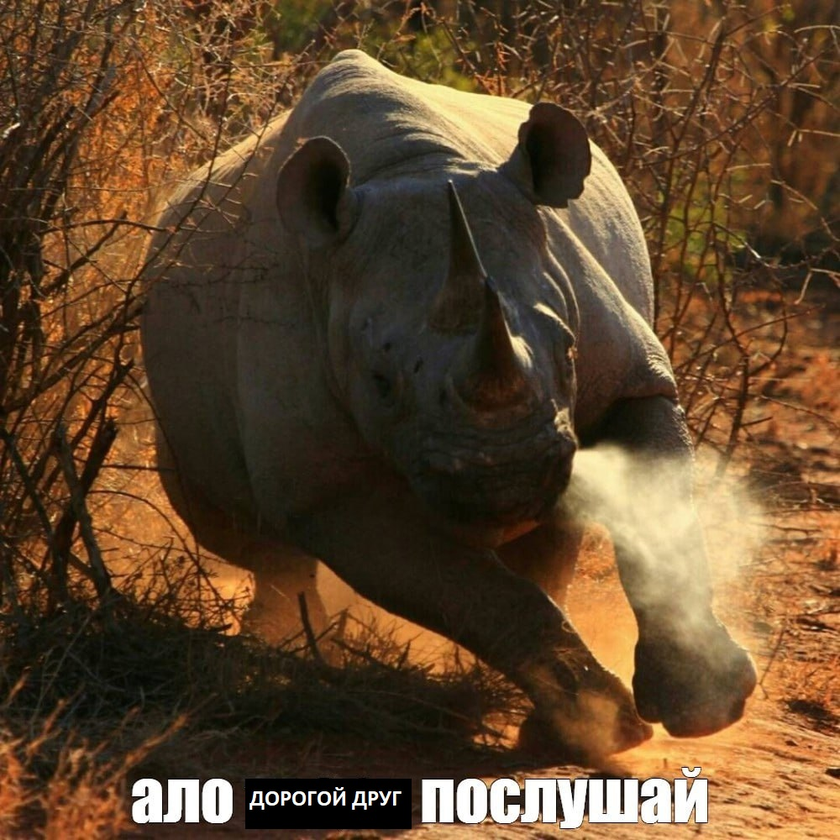
#> input picture Papper_And_Salt/tEST.bmp, 840 x 840 px, shrunk from 1000 x 1000 before the run
$ python SaP.py
#> lines starting #> are read from the running program, lines starting #| are printed output that depends on the picture
from numba import cuda
import numpy as np
import cv2
import time
import math

def add_salt_and_pepper_noise(image, salt_prob, pepper_prob):
    """Добавляет шум соли и перца к изображению."""
    noisy_image = np.copy(image)
    total_pixels = image.size

    # Добавляем соль
    num_salt = np.ceil(salt_prob * total_pixels).astype(int)
    coords = [np.random.randint(0, i - 1, num_salt) for i in image.shape]
    noisy_image[coords[0], coords[1]] = 255  # Соль - белые пиксели

    # Добавляем перец
    num_pepper = np.ceil(pepper_prob * total_pixels).astype(int)
    coords = [np.random.randint(0, i - 1, num_pepper) for i in image.shape]
    noisy_image[coords[0], coords[1]] = 0  # Перец - черные пиксели

    return noisy_image

# [58 lines left out: functions mf_kernel, mf_gpu, not called in this run]

def save_image(image, filename):
    """Сохраняет изображение в файл."""
    # Преобразуем изображение в формат uint8
    image = np.clip(image, 0, 255).astype(np.uint8)
    cv2.imwrite(filename, image)

# Запрос пути к файлу у пользователя
file_path = input("путь к изображению: ")
#> the answer given: tEST.bmp

# Запрос у пользователя, хочет ли он зашумить изображение
choice = input("Введите 1 для зашумления изображения или 0 для выбора зашумленного файла: ")
#> the answer given: 1

if choice == '1':
    # Загружаем изображение
    src_image = cv2.imread(file_path, cv2.IMREAD_GRAYSCALE)
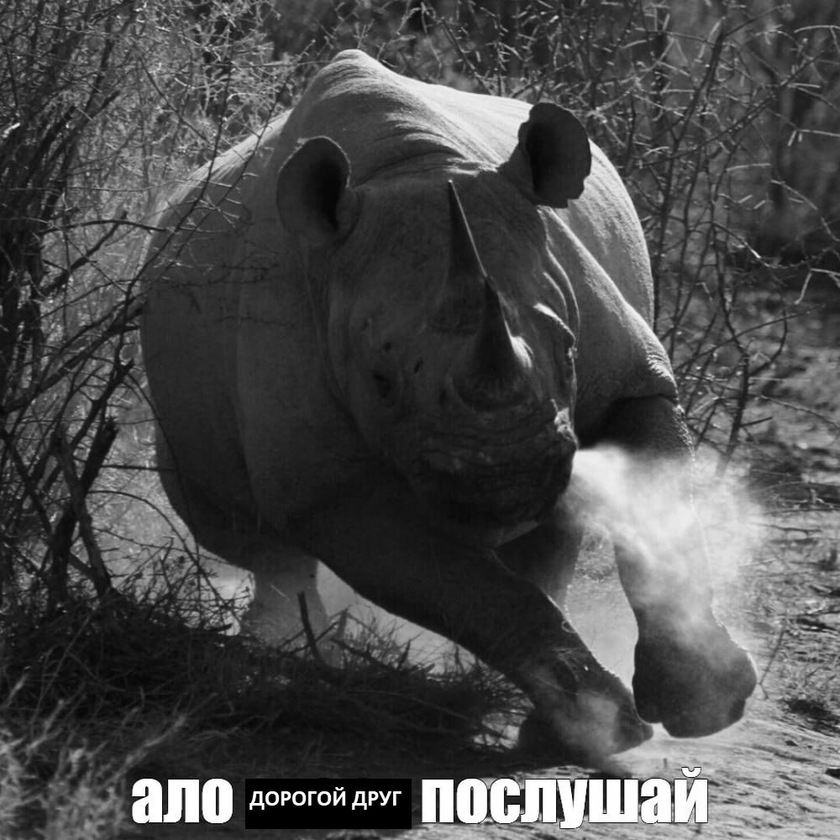
#> src_image: shape (840, 840); min 0, max 255, mean 75.5

    # Проверка на успешную загрузку изображения
    if src_image is None:
        print(f"Ошибка: Не удалось загрузить изображение из файла '{file_path}'. Проверьте путь и формат файла.")
    else:
        # Добавляем шум
        noisy_image = add_salt_and_pepper_noise(src_image, salt_prob=0.05, pepper_prob=0.05)
#> in add_salt_and_pepper_noise, `noisy_image[coords[0], coords[1]] = 0`:
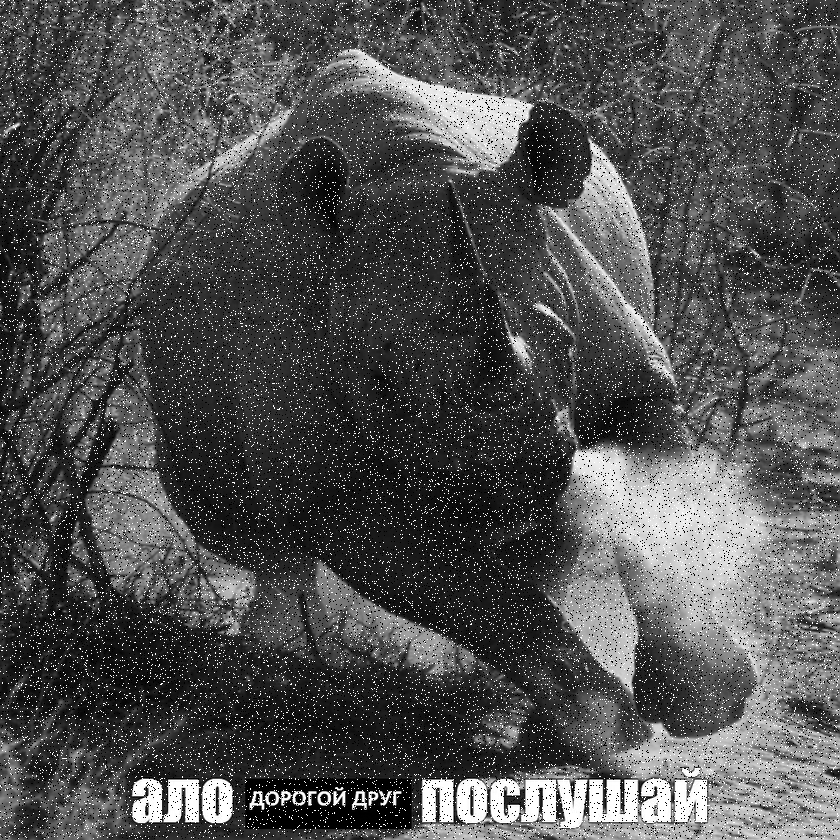
#> noisy_image: shape (840, 840); min 0, max 255, mean 80.2

        # Сохраняем зашумленное изображение
        save_image(noisy_image, 'noisy_image.bmp')

elif choice == '0':
    # Загружаем зашумленное изображение
    noisy_image = cv2.imread(file_path, cv2.IMREAD_GRAYSCALE)
    # Применяем медианный фильтр
    start_gpu = time.time()
    filtered_image = mf_gpu(noisy_image)
    time_gpu = time.time() - start_gpu

    # Сохраняем результирующее изображение
    save_image(filtered_image, 'filtered_image.bmp')

    # Время
    print("Время (GPU): ", time_gpu)
    print("Отфильтрованное изображение сохранено как 'filtered_image.bmp'.")
